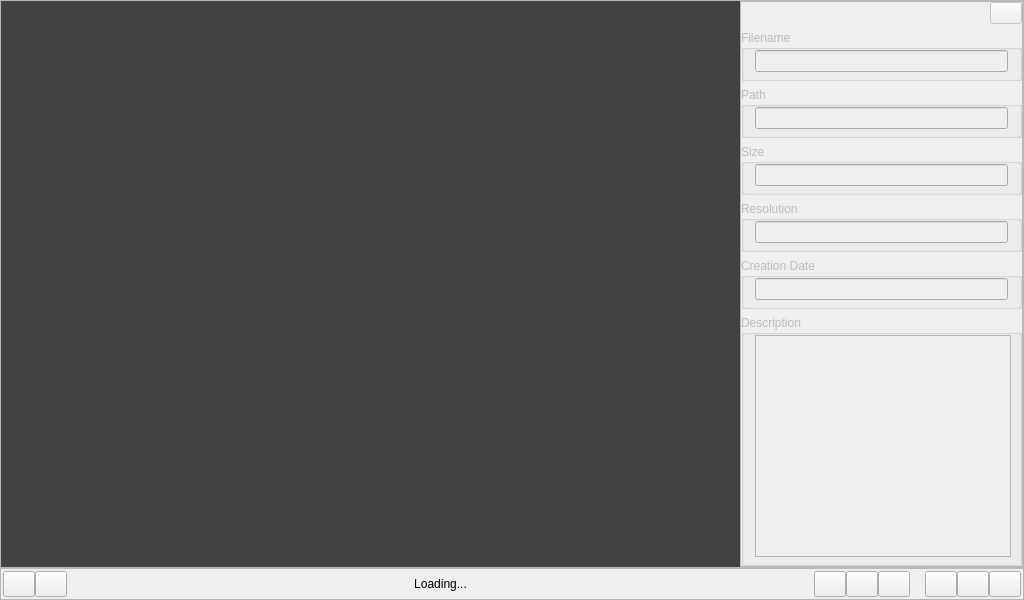
<?xml version="1.0" encoding="UTF-8"?>
<ui version="4.0">
 <class>MainWindow</class>
 <widget class="QMainWindow" name="MainWindow">
  <property name="geometry">
   <rect>
    <x>0</x>
    <y>0</y>
    <width>1024</width>
    <height>600</height>
   </rect>
  </property>
  <property name="windowTitle">
   <string>EasySlideshow</string>
  </property>
  <property name="windowIcon">
   <iconset resource="../resources.qrc">
    <normaloff>:/icon/app</normaloff>:/icon/app</iconset>
  </property>
  <widget class="QWidget" name="centralWidget">
   <property name="sizePolicy">
    <sizepolicy hsizetype="Preferred" vsizetype="Preferred">
     <horstretch>0</horstretch>
     <verstretch>0</verstretch>
    </sizepolicy>
   </property>
   <property name="styleSheet">
    <string notr="true"/>
   </property>
   <layout class="QVBoxLayout" name="verticalLayout_8">
    <property name="spacing">
     <number>0</number>
    </property>
    <property name="leftMargin">
     <number>0</number>
    </property>
    <property name="topMargin">
     <number>0</number>
    </property>
    <property name="rightMargin">
     <number>0</number>
    </property>
    <property name="bottomMargin">
     <number>0</number>
    </property>
    <item>
     <layout class="QGridLayout" name="gridLayoutTmp">
      <property name="spacing">
       <number>0</number>
      </property>
     </layout>
    </item>
    <item>
     <widget class="QFrame" name="frameTop">
      <property name="frameShape">
       <enum>QFrame::StyledPanel</enum>
      </property>
      <property name="frameShadow">
       <enum>QFrame::Raised</enum>
      </property>
      <layout class="QHBoxLayout" name="horizontalLayout_2">
       <property name="spacing">
        <number>0</number>
       </property>
       <property name="leftMargin">
        <number>0</number>
       </property>
       <property name="topMargin">
        <number>0</number>
       </property>
       <property name="rightMargin">
        <number>0</number>
       </property>
       <property name="bottomMargin">
        <number>0</number>
       </property>
       <item>
        <widget class="DisplayLabel" name="photoLabel">
         <property name="sizePolicy">
          <sizepolicy hsizetype="Preferred" vsizetype="Preferred">
           <horstretch>1</horstretch>
           <verstretch>1</verstretch>
          </sizepolicy>
         </property>
         <property name="minimumSize">
          <size>
           <width>640</width>
           <height>0</height>
          </size>
         </property>
         <property name="cursor">
          <cursorShape>PointingHandCursor</cursorShape>
         </property>
         <property name="autoFillBackground">
          <bool>false</bool>
         </property>
         <property name="styleSheet">
          <string notr="true">#photoLabel {
    background-color: #404244;
    color: #cccccc;
}
</string>
         </property>
         <property name="text">
          <string/>
         </property>
        </widget>
       </item>
       <item>
        <widget class="QFrame" name="frameDetails">
         <property name="enabled">
          <bool>false</bool>
         </property>
         <property name="sizePolicy">
          <sizepolicy hsizetype="Preferred" vsizetype="Preferred">
           <horstretch>0</horstretch>
           <verstretch>0</verstretch>
          </sizepolicy>
         </property>
         <property name="frameShape">
          <enum>QFrame::StyledPanel</enum>
         </property>
         <property name="frameShadow">
          <enum>QFrame::Raised</enum>
         </property>
         <layout class="QVBoxLayout" name="verticalLayout">
          <property name="spacing">
           <number>0</number>
          </property>
          <property name="leftMargin">
           <number>0</number>
          </property>
          <property name="topMargin">
           <number>0</number>
          </property>
          <property name="rightMargin">
           <number>0</number>
          </property>
          <property name="bottomMargin">
           <number>0</number>
          </property>
          <item>
           <layout class="QVBoxLayout" name="detailsSidebar" stretch="0,0,0,0,0,0,0">
            <property name="sizeConstraint">
             <enum>QLayout::SetFixedSize</enum>
            </property>
            <property name="bottomMargin">
             <number>0</number>
            </property>
            <item>
             <layout class="QHBoxLayout" name="DetailsHeader" stretch="1,0">
              <property name="spacing">
               <number>60</number>
              </property>
              <property name="sizeConstraint">
               <enum>QLayout::SetMinimumSize</enum>
              </property>
              <property name="bottomMargin">
               <number>0</number>
              </property>
              <item>
               <widget class="QLabel" name="DetailsLabel">
                <property name="sizePolicy">
                 <sizepolicy hsizetype="Preferred" vsizetype="Fixed">
                  <horstretch>0</horstretch>
                  <verstretch>0</verstretch>
                 </sizepolicy>
                </property>
                <property name="font">
                 <font>
                  <weight>75</weight>
                  <bold>true</bold>
                 </font>
                </property>
                <property name="text">
                 <string/>
                </property>
               </widget>
              </item>
              <item>
               <widget class="QPushButton" name="closeButton">
                <property name="sizePolicy">
                 <sizepolicy hsizetype="Minimum" vsizetype="Fixed">
                  <horstretch>0</horstretch>
                  <verstretch>0</verstretch>
                 </sizepolicy>
                </property>
                <property name="maximumSize">
                 <size>
                  <width>32</width>
                  <height>32</height>
                 </size>
                </property>
                <property name="focusPolicy">
                 <enum>Qt::NoFocus</enum>
                </property>
                <property name="text">
                 <string/>
                </property>
                <property name="icon">
                 <iconset resource="../resources.qrc">
                  <normaloff>:/btn/close.svg</normaloff>:/btn/close.svg</iconset>
                </property>
               </widget>
              </item>
             </layout>
            </item>
            <item>
             <widget class="QGroupBox" name="filenameGroup">
              <property name="title">
               <string>Filename</string>
              </property>
              <layout class="QVBoxLayout" name="verticalLayout_3">
               <property name="sizeConstraint">
                <enum>QLayout::SetMinimumSize</enum>
               </property>
               <property name="topMargin">
                <number>0</number>
               </property>
               <property name="bottomMargin">
                <number>6</number>
               </property>
               <item>
                <widget class="QLineEdit" name="filenameLineEdit">
                 <property name="cursor">
                  <cursorShape>IBeamCursor</cursorShape>
                 </property>
                 <property name="focusPolicy">
                  <enum>Qt::NoFocus</enum>
                 </property>
                 <property name="readOnly">
                  <bool>true</bool>
                 </property>
                </widget>
               </item>
              </layout>
             </widget>
            </item>
            <item>
             <widget class="QGroupBox" name="pathGroup">
              <property name="title">
               <string>Path</string>
              </property>
              <layout class="QVBoxLayout" name="verticalLayout_2">
               <property name="topMargin">
                <number>0</number>
               </property>
               <property name="bottomMargin">
                <number>6</number>
               </property>
               <item>
                <widget class="QLineEdit" name="pathLineEdit">
                 <property name="cursor">
                  <cursorShape>IBeamCursor</cursorShape>
                 </property>
                 <property name="focusPolicy">
                  <enum>Qt::NoFocus</enum>
                 </property>
                 <property name="readOnly">
                  <bool>true</bool>
                 </property>
                </widget>
               </item>
              </layout>
             </widget>
            </item>
            <item>
             <widget class="QGroupBox" name="sizeGroup">
              <property name="title">
               <string>Size</string>
              </property>
              <layout class="QVBoxLayout" name="verticalLayout_4">
               <property name="topMargin">
                <number>0</number>
               </property>
               <property name="bottomMargin">
                <number>6</number>
               </property>
               <item>
                <widget class="QLineEdit" name="sizeLineEdit">
                 <property name="cursor">
                  <cursorShape>IBeamCursor</cursorShape>
                 </property>
                 <property name="focusPolicy">
                  <enum>Qt::NoFocus</enum>
                 </property>
                 <property name="readOnly">
                  <bool>true</bool>
                 </property>
                </widget>
               </item>
              </layout>
             </widget>
            </item>
            <item>
             <widget class="QGroupBox" name="resolutionGroup">
              <property name="title">
               <string>Resolution</string>
              </property>
              <layout class="QVBoxLayout" name="verticalLayout_5">
               <property name="topMargin">
                <number>0</number>
               </property>
               <property name="bottomMargin">
                <number>6</number>
               </property>
               <item>
                <widget class="QLineEdit" name="resolutionLineEdit">
                 <property name="cursor">
                  <cursorShape>IBeamCursor</cursorShape>
                 </property>
                 <property name="focusPolicy">
                  <enum>Qt::NoFocus</enum>
                 </property>
                 <property name="readOnly">
                  <bool>true</bool>
                 </property>
                </widget>
               </item>
              </layout>
             </widget>
            </item>
            <item>
             <widget class="QGroupBox" name="creationDateGroup">
              <property name="title">
               <string>Creation Date</string>
              </property>
              <layout class="QVBoxLayout" name="verticalLayout_6">
               <property name="topMargin">
                <number>0</number>
               </property>
               <property name="bottomMargin">
                <number>6</number>
               </property>
               <item>
                <widget class="QLineEdit" name="creationDateLineEdit">
                 <property name="cursor">
                  <cursorShape>IBeamCursor</cursorShape>
                 </property>
                 <property name="focusPolicy">
                  <enum>Qt::NoFocus</enum>
                 </property>
                 <property name="readOnly">
                  <bool>true</bool>
                 </property>
                </widget>
               </item>
              </layout>
             </widget>
            </item>
            <item>
             <widget class="QGroupBox" name="descriptionGroup">
              <property name="title">
               <string>Description</string>
              </property>
              <layout class="QVBoxLayout" name="verticalLayout_7">
               <property name="topMargin">
                <number>0</number>
               </property>
               <property name="rightMargin">
                <number>8</number>
               </property>
               <property name="bottomMargin">
                <number>6</number>
               </property>
               <item>
                <widget class="QTextBrowser" name="descriptionTextBrowser">
                 <property name="cursor" stdset="0">
                  <cursorShape>IBeamCursor</cursorShape>
                 </property>
                 <property name="focusPolicy">
                  <enum>Qt::NoFocus</enum>
                 </property>
                 <property name="readOnly">
                  <bool>false</bool>
                 </property>
                 <property name="html">
                  <string>&lt;!DOCTYPE HTML PUBLIC &quot;-//W3C//DTD HTML 4.0//EN&quot; &quot;http://www.w3.org/TR/REC-html40/strict.dtd&quot;&gt;
&lt;html&gt;&lt;head&gt;&lt;meta name=&quot;qrichtext&quot; content=&quot;1&quot; /&gt;&lt;style type=&quot;text/css&quot;&gt;
p, li { white-space: pre-wrap; }
&lt;/style&gt;&lt;/head&gt;&lt;body style=&quot; font-family:'Al Bayan'; font-size:18pt; font-weight:400; font-style:normal;&quot;&gt;
&lt;p style=&quot;-qt-paragraph-type:empty; margin-top:0px; margin-bottom:0px; margin-left:0px; margin-right:0px; -qt-block-indent:0; text-indent:0px; font-family:'Cantarell'; font-size:11pt;&quot;&gt;&lt;br /&gt;&lt;/p&gt;&lt;/body&gt;&lt;/html&gt;</string>
                 </property>
                </widget>
               </item>
              </layout>
             </widget>
            </item>
           </layout>
          </item>
         </layout>
        </widget>
       </item>
      </layout>
     </widget>
    </item>
    <item>
     <widget class="QFrame" name="frameTools">
      <property name="maximumSize">
       <size>
        <width>16777215</width>
        <height>32</height>
       </size>
      </property>
      <property name="frameShape">
       <enum>QFrame::StyledPanel</enum>
      </property>
      <property name="frameShadow">
       <enum>QFrame::Raised</enum>
      </property>
      <layout class="QHBoxLayout" name="horizontalLayout_3">
       <property name="leftMargin">
        <number>0</number>
       </property>
       <property name="topMargin">
        <number>0</number>
       </property>
       <property name="rightMargin">
        <number>0</number>
       </property>
       <property name="bottomMargin">
        <number>0</number>
       </property>
       <item>
        <layout class="QHBoxLayout" name="dirStatusLayout" stretch="0,0,0,1,0,0,0,0,0,0,0,0,0">
         <property name="spacing">
          <number>0</number>
         </property>
         <property name="sizeConstraint">
          <enum>QLayout::SetMinimumSize</enum>
         </property>
         <property name="leftMargin">
          <number>2</number>
         </property>
         <property name="topMargin">
          <number>2</number>
         </property>
         <property name="rightMargin">
          <number>2</number>
         </property>
         <property name="bottomMargin">
          <number>2</number>
         </property>
         <item>
          <widget class="QPushButton" name="rotateLeftButton">
           <property name="maximumSize">
            <size>
             <width>32</width>
             <height>32</height>
            </size>
           </property>
           <property name="focusPolicy">
            <enum>Qt::NoFocus</enum>
           </property>
           <property name="text">
            <string/>
           </property>
           <property name="icon">
            <iconset resource="../resources.qrc">
             <normaloff>:/btn/rotate_left.svg</normaloff>:/btn/rotate_left.svg</iconset>
           </property>
          </widget>
         </item>
         <item>
          <widget class="QPushButton" name="rotateRightButton">
           <property name="maximumSize">
            <size>
             <width>32</width>
             <height>32</height>
            </size>
           </property>
           <property name="focusPolicy">
            <enum>Qt::NoFocus</enum>
           </property>
           <property name="text">
            <string/>
           </property>
           <property name="icon">
            <iconset resource="../resources.qrc">
             <normaloff>:/btn/rotate_right.svg</normaloff>:/btn/rotate_right.svg</iconset>
           </property>
          </widget>
         </item>
         <item>
          <spacer name="horizontalSpacer_2">
           <property name="orientation">
            <enum>Qt::Horizontal</enum>
           </property>
           <property name="sizeType">
            <enum>QSizePolicy::Expanding</enum>
           </property>
           <property name="sizeHint" stdset="0">
            <size>
             <width>5</width>
             <height>20</height>
            </size>
           </property>
          </spacer>
         </item>
         <item>
          <widget class="QLabel" name="statusLabel">
           <property name="enabled">
            <bool>true</bool>
           </property>
           <property name="sizePolicy">
            <sizepolicy hsizetype="Expanding" vsizetype="Expanding">
             <horstretch>0</horstretch>
             <verstretch>1</verstretch>
            </sizepolicy>
           </property>
           <property name="locale">
            <locale language="English" country="UnitedStates"/>
           </property>
           <property name="text">
            <string>Loading...</string>
           </property>
           <property name="alignment">
            <set>Qt::AlignCenter</set>
           </property>
          </widget>
         </item>
         <item>
          <spacer name="horizontalSpacer">
           <property name="orientation">
            <enum>Qt::Horizontal</enum>
           </property>
           <property name="sizeType">
            <enum>QSizePolicy::Expanding</enum>
           </property>
           <property name="sizeHint" stdset="0">
            <size>
             <width>5</width>
             <height>20</height>
            </size>
           </property>
          </spacer>
         </item>
         <item>
          <layout class="QHBoxLayout" name="horizontalLayout"/>
         </item>
         <item>
          <widget class="QPushButton" name="previousButton">
           <property name="maximumSize">
            <size>
             <width>32</width>
             <height>32</height>
            </size>
           </property>
           <property name="focusPolicy">
            <enum>Qt::NoFocus</enum>
           </property>
           <property name="text">
            <string/>
           </property>
           <property name="icon">
            <iconset resource="../resources.qrc">
             <normaloff>:/btn/skip_previous.svg</normaloff>:/btn/skip_previous.svg</iconset>
           </property>
          </widget>
         </item>
         <item>
          <widget class="QPushButton" name="pauseButton">
           <property name="maximumSize">
            <size>
             <width>32</width>
             <height>32</height>
            </size>
           </property>
           <property name="focusPolicy">
            <enum>Qt::NoFocus</enum>
           </property>
           <property name="text">
            <string/>
           </property>
           <property name="icon">
            <iconset resource="../resources.qrc">
             <normaloff>:/btn/play.svg</normaloff>:/btn/play.svg</iconset>
           </property>
          </widget>
         </item>
         <item>
          <widget class="QPushButton" name="nextButton">
           <property name="maximumSize">
            <size>
             <width>32</width>
             <height>32</height>
            </size>
           </property>
           <property name="focusPolicy">
            <enum>Qt::NoFocus</enum>
           </property>
           <property name="text">
            <string/>
           </property>
           <property name="icon">
            <iconset resource="../resources.qrc">
             <normaloff>:/btn/skip_next.svg</normaloff>:/btn/skip_next.svg</iconset>
           </property>
          </widget>
         </item>
         <item>
          <spacer name="horizontalSpacer_3">
           <property name="orientation">
            <enum>Qt::Horizontal</enum>
           </property>
           <property name="sizeType">
            <enum>QSizePolicy::Fixed</enum>
           </property>
           <property name="sizeHint" stdset="0">
            <size>
             <width>15</width>
             <height>20</height>
            </size>
           </property>
          </spacer>
         </item>
         <item>
          <widget class="QPushButton" name="lockButton">
           <property name="maximumSize">
            <size>
             <width>32</width>
             <height>32</height>
            </size>
           </property>
           <property name="focusPolicy">
            <enum>Qt::NoFocus</enum>
           </property>
           <property name="text">
            <string/>
           </property>
           <property name="icon">
            <iconset resource="../resources.qrc">
             <normaloff>:/btn/lock.svg</normaloff>:/btn/lock.svg</iconset>
           </property>
          </widget>
         </item>
         <item>
          <widget class="QPushButton" name="helpButton">
           <property name="maximumSize">
            <size>
             <width>32</width>
             <height>32</height>
            </size>
           </property>
           <property name="focusPolicy">
            <enum>Qt::NoFocus</enum>
           </property>
           <property name="text">
            <string/>
           </property>
           <property name="icon">
            <iconset resource="../resources.qrc">
             <normaloff>:/btn/info.svg</normaloff>:/btn/info.svg</iconset>
           </property>
          </widget>
         </item>
         <item>
          <widget class="QPushButton" name="settingsButton">
           <property name="enabled">
            <bool>true</bool>
           </property>
           <property name="maximumSize">
            <size>
             <width>32</width>
             <height>32</height>
            </size>
           </property>
           <property name="focusPolicy">
            <enum>Qt::NoFocus</enum>
           </property>
           <property name="text">
            <string/>
           </property>
           <property name="icon">
            <iconset resource="../resources.qrc">
             <normaloff>:/btn/settings.svg</normaloff>:/btn/settings.svg</iconset>
           </property>
          </widget>
         </item>
        </layout>
       </item>
      </layout>
     </widget>
    </item>
   </layout>
  </widget>
 </widget>
 <layoutdefault spacing="6" margin="11"/>
 <customwidgets>
  <customwidget>
   <class>DisplayLabel</class>
   <extends>QLabel</extends>
   <header>src/displaylabel.h</header>
  </customwidget>
 </customwidgets>
 <resources>
  <include location="../resources.qrc"/>
 </resources>
 <connections/>
</ui>
